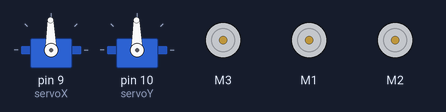
This sketch was run on a simulated Arduino Uno, built with avr-gcc and run on an emulated ATmega328P. Shown: 2 × servo, 3 × DC motor (green arrow = forward, orange = backward, longer = faster).

Above: at 1.0 s.
At 3.5 s:
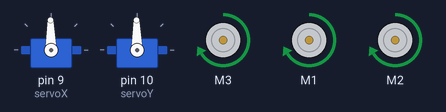
At 8.5 s:
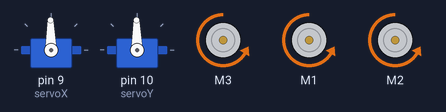
Timing chart, 0 to 13.0 s (numbered marks = the images above):
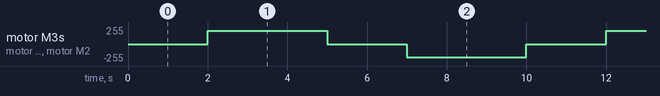

The sketch:

Adafruit_motor_shield.ino
```cpp
#include<AFMotor.h>
#include<Servo.h>


//2 servo motor pins are hooked up at pin 9 and pin 10.

//Challenge:
/*
 * 1 gear motor and 2 motorized wheel has been connected with the shield.
 * Along with it there are 2 servo motors.
 *
 * All the motors will rotate forward at 200 speed for 3 second, stop for 2 second, rotate backward for 3 second and the process repeats.
 * Simultaneously the servo motors will go left to right and up to down simultaneously.
 */

AF_DCMotor gearMotor(3);
AF_DCMotor leftWheel(1);
AF_DCMotor rightWheel(2);

Servo servoX;
Servo servoY;

long long lastCalc = millis();
byte state = 0; //Whether the motor is running or not.
int motorRun = 3000;    //Runtime of the motors.
int motorPause = 2000;  //The pause period for the motors.
int servoChange = 1;    //Angle that is chaged at a time.
int servoDelay = 9;     //Delay between two subsequent writings.
int servoMin = 10;       //Max writing angle
int servoMax = 170;      //Mininmum writing angle.
byte xAngle = 90;
byte yAngle = 90;
byte flag = 1;

//Let's create 4 state - 0 (for) , 1(stop) , 2(back), 3(stop);

void setup()
{
  servoX.attach(9);
  servoY.attach(10);
  servoX.write(90);
  servoY.write(90);

   gearMotor.setSpeed(200);
    leftWheel.setSpeed(200);
    rightWheel.setSpeed(200);
}

void loop()
{
  if(state%2==0 && millis() - lastCalc >= motorPause)
  {
     if(state==0)
     {
     gearMotor.run(FORWARD);
    leftWheel.run(FORWARD);
    rightWheel.run(FORWARD);

      state = 1;
     }
     else if(state==2)
     {
       gearMotor.run(BACKWARD);
    leftWheel.run(BACKWARD);
    rightWheel.run(BACKWARD);

      state = 3;
     }


    lastCalc = millis();
  }

  if(state%2==1 && millis() - lastCalc >= motorRun)
  {
    gearMotor.run(RELEASE);
    leftWheel.run(RELEASE);
    rightWheel.run(RELEASE);

    state++;
    state%=4;

    lastCalc = millis();
  }


  if(flag==1)
  {
    xAngle++;
    yAngle++;
    if(xAngle>=servoMax)
    {
      flag = 0;
    }
  }

  if(flag = 0)
  {
    yAngle--;
    xAngle--;
    if(xAngle<=servoMin)
    {
      flag = 1;
    }
  }

  servoX.write(xAngle);
  servoY.write(yAngle);

}
```

Measured:
- by itself, motor M3, motor M1, motor M2: repeats every 10.0 s: stopped 2.0 s, backward 200/255 3.0 s, stopped 2.0 s, forward 200/255 3.0 s
